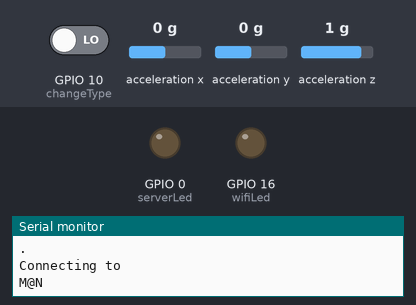
This sketch was run on a simulated ESP8266 (NodeMCU). Parts: output pins drawn as LEDs (lit = HIGH), the last lines printed to the serial monitor. Wiring (inferred from the names in the program): MPU-6050 motion sensor at I2C address 0x68. The inputs (shaded band) are chosen by the test bench; at power-on: GPIO 10 (changeType) LOW, acceleration x 0 g, acceleration y 0 g, acceleration z 1 g. WiFi joins after 1.5 s; servers stay silent unless stated; uploads are accepted with an empty reply; storage starts empty.

Above: at 1.2 s.
1.3 s: GPIO 10 (changeType) driven HIGH
At 1.94 s:
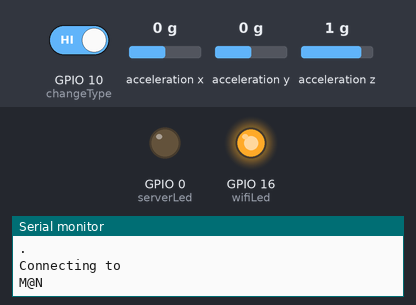
At 2.5 s:
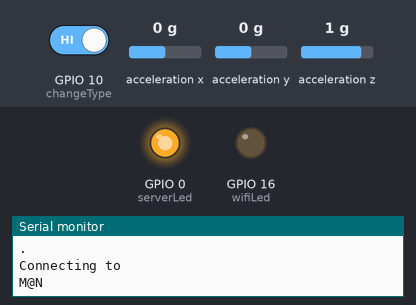
3.6 s: GPIO 10 (changeType) driven LOW
At 4.9 s:
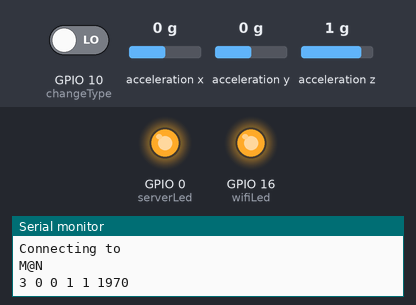
Timing chart, 0 to 6.6 s (numbered marks = the images above; inputs shaded):
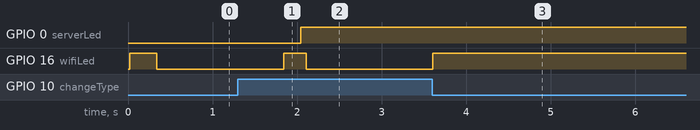

Measured:
- after the input at 1.3 s, GPIO 16 (wifiLed): LOW → HIGH after 0.54 s instead of 0.81 s
- after the input at 3.6 s, GPIO 16 (wifiLed): LOW → HIGH at once

The sketch:

MPU6050_ESP8266_V4.002.ino
```cpp
#include<Wire.h>
#include <ESP8266WiFi.h>
#include <ArduinoJson.h>
#include <SPI.h>
#include <SD.h>
#include <TimeLib.h>

String deviceId = "4";
int serverLed = 0;
int changeType = 10;
int wifiLed = 16;
File myFile;

const char* ssid = "M@N";
const char* password = "123456712";
const char* host = "192.168.43.150";
const char* streamId   = "....................";
const char* privateKey = "....................";
const int MPU = 0x68; // I2C address of the MPU-6050
int16_t AcX, AcY, AcZ, Tmp, GyX, GyY, GyZ, count;
int16_t accelCount[3];

int arrayIndex = 0;
int dataIndex = 0;
long accTimeout = 0;
boolean initialize = false;
boolean isHeader=true;
String line;
int rotationIndex;
int ledStatus;

DynamicJsonBuffer jsonBuffer;
JsonObject& root2 = jsonBuffer.createObject();
JsonArray& dataX = root2.createNestedArray("xAxis");
JsonArray& dataY = root2.createNestedArray("yAxis");
JsonArray& dataZ = root2.createNestedArray("zAxis");

void setup() {
  pinMode(wifiLed, OUTPUT);
  pinMode(serverLed, OUTPUT);
  pinMode(changeType, INPUT);
  //pinMode(successLed, OUTPUT);
  Serial.begin(9600);
  Serial.print("Initializing SD card...");

  if (!SD.begin(2)) {
    Serial.println("initialization failed!");
    return;
  }
  Serial.println("initialization done.");
  Wire.begin(4, 5);
  Wire.beginTransmission(MPU);
  Wire.write(0x6B); // PWR_MGMT_1 register
  Wire.write(0); // set to zero (wakes up the MPU-6050)
  Wire.endTransmission(true);
  WiFi.begin(ssid, password);
  /*while (WiFi.status() != WL_CONNECTED) {
    digitalWrite(wifiLed, LOW);
    delay(500);
    digitalWrite(wifiLed, HIGH);
    Serial.println(".");
    Serial.println("Connecting to ");
    Serial.println(ssid);
    }*/
  digitalWrite(wifiLed, HIGH);
  myFile = SD.open("datalog.txt", FILE_WRITE);


}
void loop() {
  Wire.beginTransmission(MPU);
  Wire.write(0x3B); // starting with register 0x3B (ACCEL_XOUT_H)
  Wire.endTransmission(false);
  readAccelData(accelCount);
  delay(1);
  if (digitalRead(changeType) == HIGH) {
    digitalWrite(wifiLed, LOW);
    dataIndex++;
    if (!myFile) {
      myFile = SD.open("datalog.txt", FILE_WRITE);
    }
    writeData();
    if (accelCount[0] == -1 && accelCount[1] == -1 && accelCount[2] == -1) {
      Serial.println("error");

    }
    if (dataIndex == 500 || dataIndex == 0) {
      myFile.close();
      dataIndex = 0;
      Serial.print(second());
      Serial.print(" ");
      Serial.print(minute());
      Serial.print(" ");
      Serial.print(hour());
      Serial.print(" ");
      Serial.print(day());
      Serial.print(" ");
      Serial.print(month());
      Serial.print(" ");
      Serial.print(year());
      Serial.println();
      myFile = SD.open("datalog.txt", FILE_WRITE);
    }
  } else {
    myFile.close();
    digitalWrite(wifiLed, HIGH);
    //dataX.prettyPrintTo(Serial);
    if (!initialize) {
      dataX.add(accelCount[0]);
      dataY.add(accelCount[1]);
      dataZ.add(accelCount[2]);
    } else {
      dataX.set(arrayIndex, accelCount[0]);
      dataY.set(arrayIndex, accelCount[1]);
      dataZ.set(arrayIndex, accelCount[2]);
    }
    arrayIndex++;
    if (arrayIndex == 150) {
      initialize = true;
      long time = millis() - accTimeout;
      if (WiFi.status() != WL_CONNECTED) {
        while (WiFi.status() != WL_CONNECTED  ) {
          digitalWrite(wifiLed, LOW);
          delay(500);
          digitalWrite(wifiLed, HIGH);
          Serial.println(".");
          Serial.println("Connecting to ");
          Serial.println(ssid);
        }
        if (digitalRead(changeType) == LOW ) {
          digitalWrite(wifiLed, LOW);
        } else {
          digitalWrite(wifiLed, HIGH);
        }
      }
      sendData(root2);
      accTimeout = millis();
      arrayIndex = 0;
    }
  }
}

void sendData(JsonObject& root)
{
  WiFiClient client;
  const int httpPort = 8082;
  if (!client.connect(host, httpPort)) {
    Serial.println("connection failed");
    digitalWrite(serverLed, HIGH);
    delay(200);
    digitalWrite(serverLed, LOW);
    return;
  }
  digitalWrite(serverLed, HIGH);
  // We now create a URI for the request
  String url = "/vector/rest/vibrationData/3";
  client.print(String("POST ") + url + " HTTP/1.1\r\n" +
               "Host: " + host + "\r\n"
               "Connection: close\r\n");
  client.println("Cache-Control: no-cache");
  client.println("Content-Type: application/json");
  client.print("Content-Length: ");
  int length = root.measureLength();
  client.println(length);
  client.println();
  String out;
  root.printTo(out);
  client.println(out);
  unsigned long timeout = millis();
  isHeader=true;
  rotationIndex = 0;
  while (client.available()) {
    line = client.readStringUntil('\r');
    if(rotationIndex == 5){

    ledStatus = line.substring(17).toInt();
    Serial.println(ledStatus);
    }
    if(line=="\n"){
      isHeader=false;
    }
    if(!isHeader){
      Serial.println(line);
      client.stop();
      break;
    }
    rotationIndex++;
  }
}

void writeData() {
  // if the file is available, write to it:
  if (myFile) {
    myFile.print(accelCount[0]);
    myFile.print(" ");
    myFile.print(accelCount[1]);
    myFile.print(" ");
    myFile.print(accelCount[2]);
    myFile.print(" ");
    myFile.println(millis());
    //myFile.close();
  }
  else {
    Serial.println("error opening datalog.txt");
  }
}
void readAccelData(int16_t * destination)
{
  uint8_t rawData[6];  // x/y/z accel register data stored here
  readBytes(0x68, 0x3B, 6, &rawData[0]);  // Read the six raw data registers into data array
  destination[0] = (int16_t)((rawData[0] << 8) | rawData[1]) ;  // Turn the MSB and LSB into a signed 16-bit value
  destination[1] = (int16_t)((rawData[2] << 8) | rawData[3]) ;
  destination[2] = (int16_t)((rawData[4] << 8) | rawData[5]) ;
}
void readBytes(uint8_t address, uint8_t subAddress, uint8_t count, uint8_t * dest)
{
  Wire.beginTransmission(address);   // Initialize the Tx buffer
  Wire.write(subAddress);            // Put slave register address in Tx buffer
  Wire.endTransmission(false);       // Send the Tx buffer, but send a restart to keep connection alive
  uint8_t i = 0;
  Wire.requestFrom(address, count);  // Read bytes from slave register address
  while (Wire.available()) {
    dest[i++] = Wire.read();
  }         // Put read results in the Rx buffer
}
```
